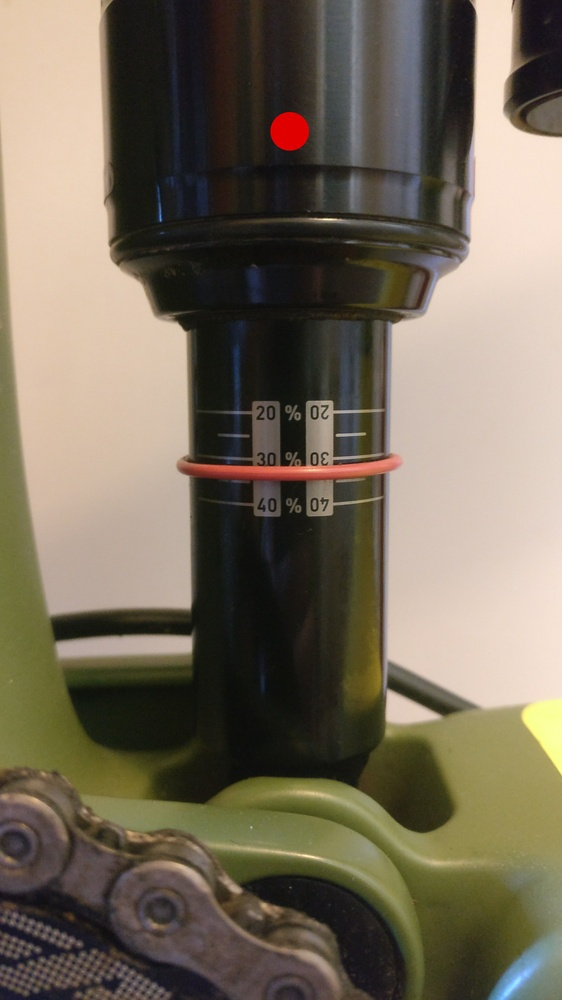
#> input picture program/test_image.jpg, 562 x 1000 px, shrunk from 2610 x 4640 before the run
$ python -i image_processor.py   (imports and definitions only)   (Python 2 division)
#> lines starting #> are read from the running program, lines starting #| are printed output that depends on the picture; after the words box and inside, x2 and y2 are one past the last pixel; in counts of white or black regions, pixels touching at a corner belong together
import cv2
import numpy
import sys
import utils
from sklearn.cluster import MiniBatchKMeans


# [7 lines left out: function show_image, not called in this run]


class ImageProcessor:
    REF_POINT_KNOWN_WIDTH = 9.5

    _image_path = None
    _edged_image = None
    _debug = False
    _ref_point = None
    _oring = None
    _colour = None

    def __init__(self, colour='red', debug=False):
        self._colour = colour
        self._debug = debug

    def _edge_detect(self):
        image = cv2.imread(self._image_path)
#> image is the input picture: shape (1000, 562, 3); mean B, G, R 90.7, 107.6, 117.7
        gray_scaled = cv2.cvtColor(image, cv2.COLOR_BGR2GRAY)
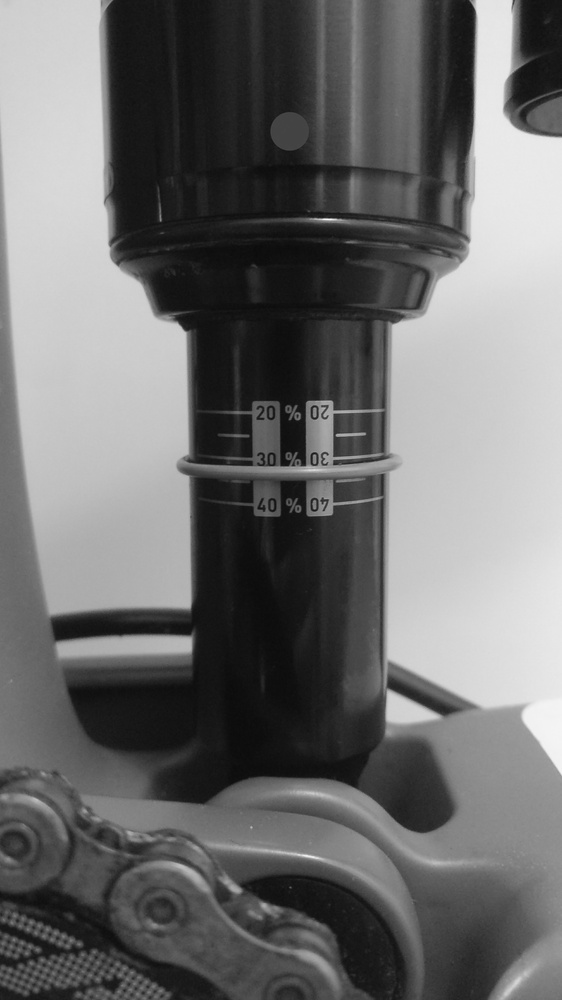
#> gray_scaled: shape (1000, 562); min 11, max 249, mean 108.7
        blurred = cv2.GaussianBlur(gray_scaled, (5, 5), 0)
        edged = cv2.Canny(blurred, 10, 90, apertureSize=3)
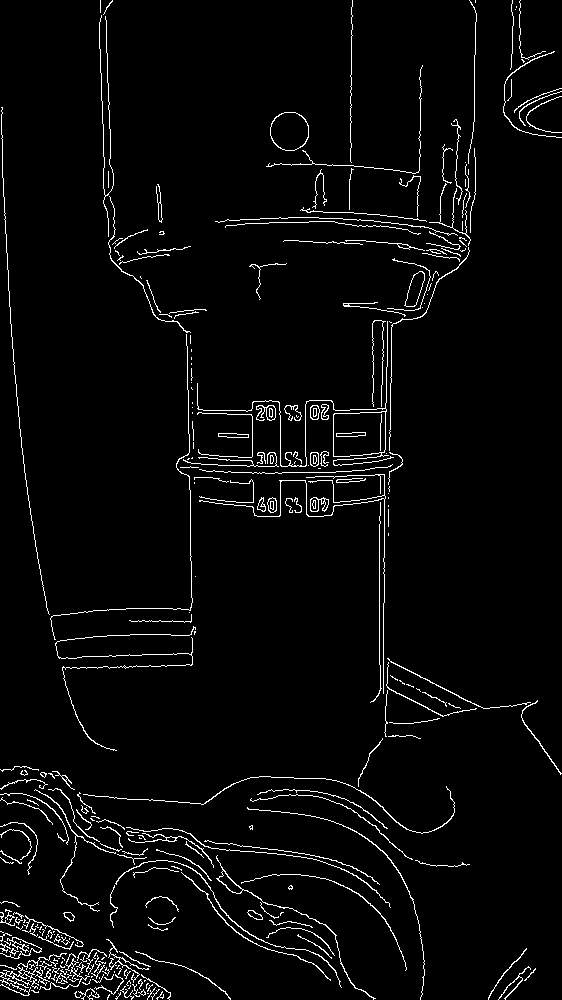
#> edged: shape (1000, 562); 3.4% white in thin lines or dots
        return edged

    def _quantify_colors(self):
        image = cv2.imread(self._image_path)
        (h, w) = image.shape[:2]
#> h = 1000; w = 562
        image = cv2.cvtColor(image, cv2.COLOR_BGR2LAB)
#> image: shape (1000, 562, 3); mean of channels 0, 1, 2 112.7, 129.1, 138.6
        image = image.reshape((image.shape[0] * image.shape[1], 3))
        clt = MiniBatchKMeans(n_clusters=8)
        labels = clt.fit_predict(image)
        quantified = clt.cluster_centers_.astype('uint8')[labels]
        quantified = quantified.reshape((h, w, 3))
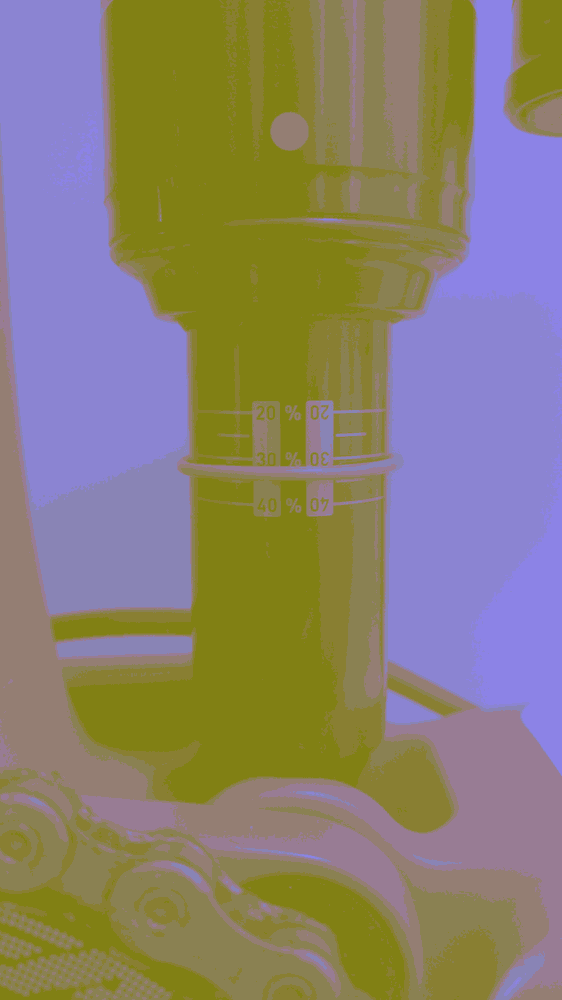
#> quantified: shape (1000, 562, 3); mean of channels 0, 1, 2 112.2, 128.7, 138.1; drawn as B, G, R
        return cv2.cvtColor(quantified, cv2.COLOR_LAB2BGR)
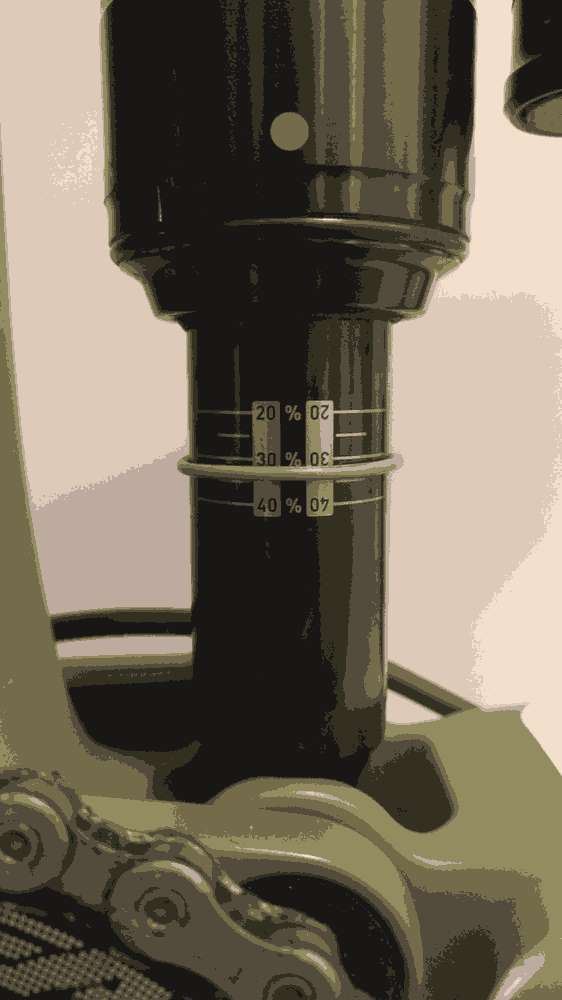
#> returned value: shape (1000, 562, 3); mean B, G, R 91.5, 107.8, 116.8

    def _find_red(self):
        image = self._quantify_colors()
        upper_bound = numpy.array([100, 100, 255])
        lower_bound = numpy.array([0, 0, 130])
        mask = cv2.inRange(image, lower_bound, upper_bound)
#> mask: shape (1000, 562); every value is 0
        marker = cv2.bitwise_and(image, image, mask=mask)
#> marker: shape (1000, 562, 3); every value is 0
        marker = cv2.cvtColor(marker, cv2.COLOR_BGR2GRAY)
        contours, _ = cv2.findContours(marker.copy(), cv2.RETR_EXTERNAL, cv2.CHAIN_APPROX_SIMPLE)
#> contours = []
        return sorted(contours, key=cv2.contourArea, reverse=True)[:2]

    def _find_ref(self):
        try:
            self._ref_point = self._find_red()[0]
        except (ValueError, IndexError):
            print 'Could not find reference point\n' \
                  'Is the the correct colour given and is one present in the image?\nIf ' \
                  'yes, please try again.'
#> (the run stopped early here; a loop or call above may not have finished)

$ run again, on program/100_fox.jpg
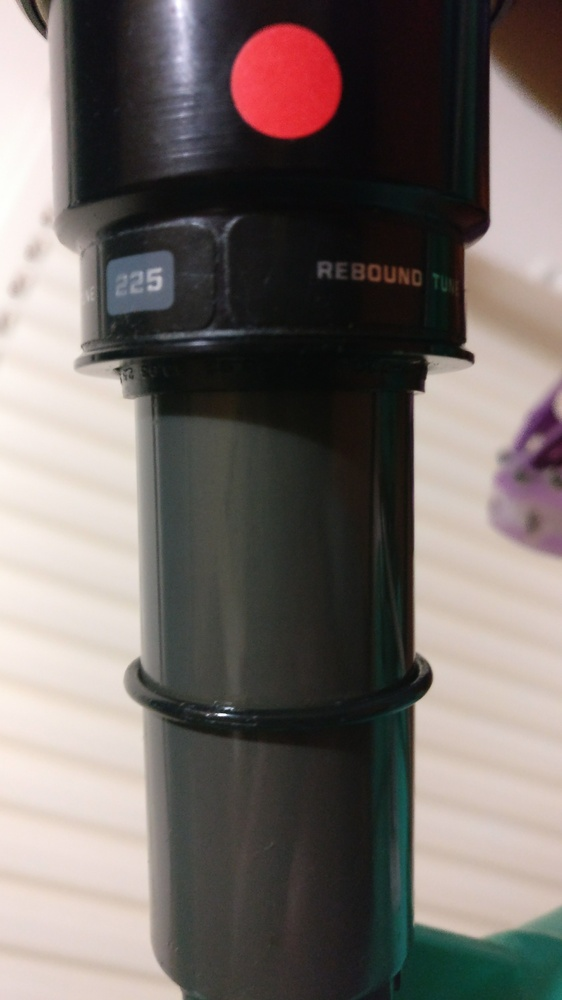
#> input picture program/100_fox.jpg, 562 x 1000 px, shrunk from 2610 x 4640 before the run
#> in _edge_detect, image is the input picture: shape (1000, 562, 3); mean B, G, R 103.6, 107.3, 115.5
#> in _edge_detect, `edged = cv2.Canny(blurred, 10, 90, apertureSize=3)`:
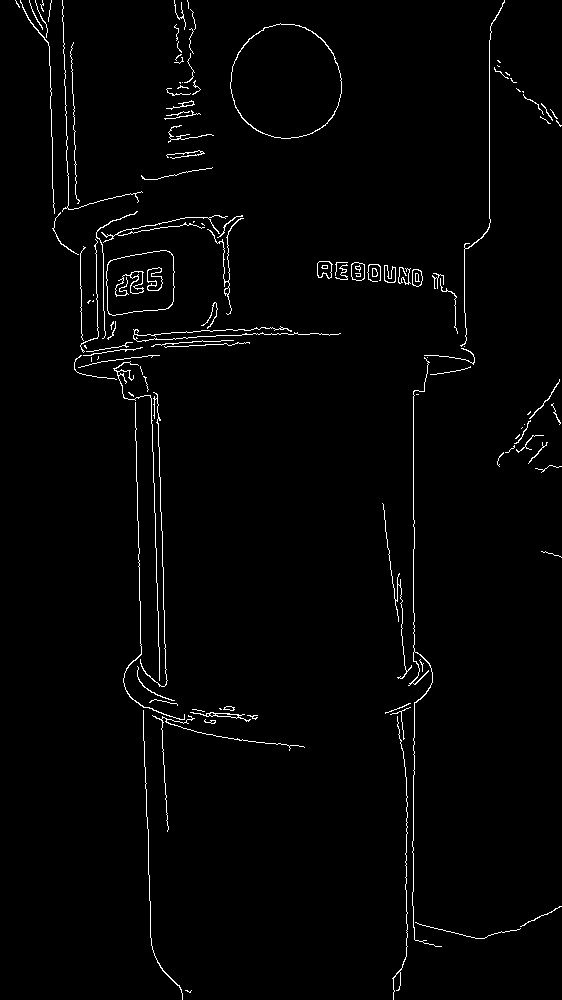
#> edged: shape (1000, 562); 1.8% white in thin lines or dots
#> image: shape (1000, 562, 3); mean of channels 0, 1, 2 112, 130.3, 131.4
#> mask: shape (1000, 562); 1.7% white; 1 white region, box (x1, y1, x2, y2) and area: (231, 25, 341, 138) 9777
#> contours = 1 contour; box (x1, y1, x2, y2) and area: (231, 25, 341, 138) 9618
#> self._ref_point = contour of 158 points, box (x1, y1, x2, y2) (231, 25, 341, 138), area 9618
#> in _quantify_colors (call 2), `return cv2.cvtColor(quantified, cv2.COLOR_LAB2BGR)`:
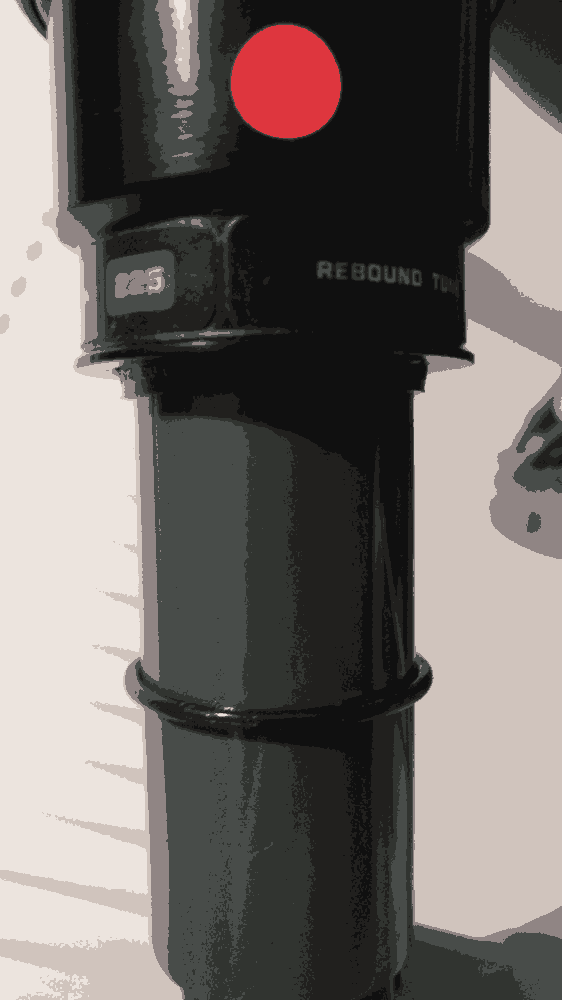
#> returned value: shape (1000, 562, 3); mean B, G, R 104.2, 107.6, 114.1
#> mask: shape (1000, 562); 1.7% white; 1 white region, box (x1, y1, x2, y2) and area: (231, 25, 341, 138) 9791
#> contours = 1 contour; box (x1, y1, x2, y2) and area: (231, 25, 341, 138) 9632
#> lines = 90 rows, first 6: [143, 710, 143, 738], [413, 891, 413, 853], [140, 627, 140, 643], [151, 407, 151, 423], [489, 218, 489, 40], [158, 618, 159, 674]
#> the loop in _get_measurement_px, `for x1, y1, x2, y2 in lines[0]:` made 1 pass
#> radius = 57.24
#> pixels_per_mm = 12.05
#> measurement_mm = -82.99

$ run again, on program/100_ref_close.jpg
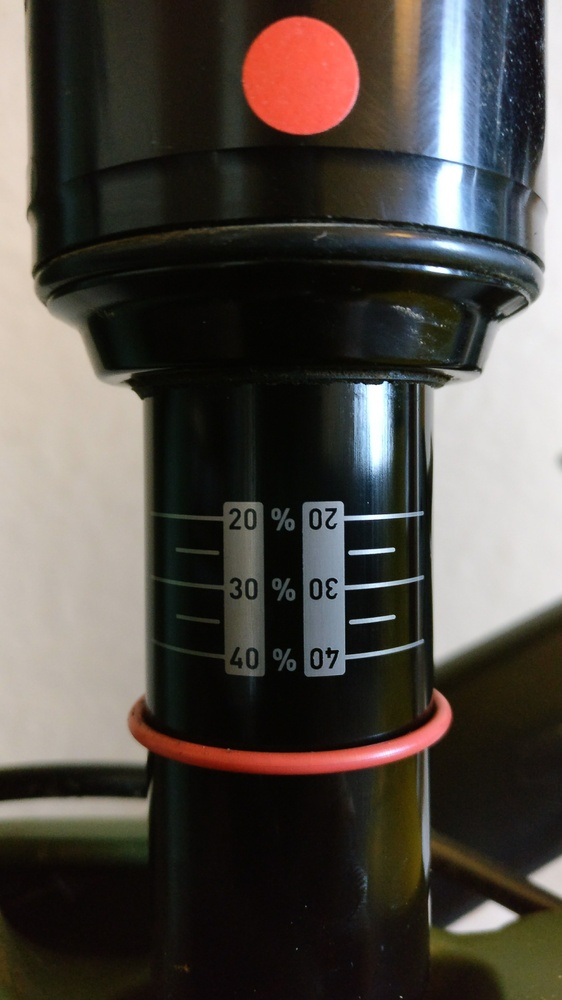
#> input picture program/100_ref_close.jpg, 562 x 1000 px, shrunk from 2610 x 4640 before the run
#> in _edge_detect, image is the input picture: shape (1000, 562, 3); mean B, G, R 68.8, 74.5, 79.8
#> in _edge_detect, `edged = cv2.Canny(blurred, 10, 90, apertureSize=3)`:
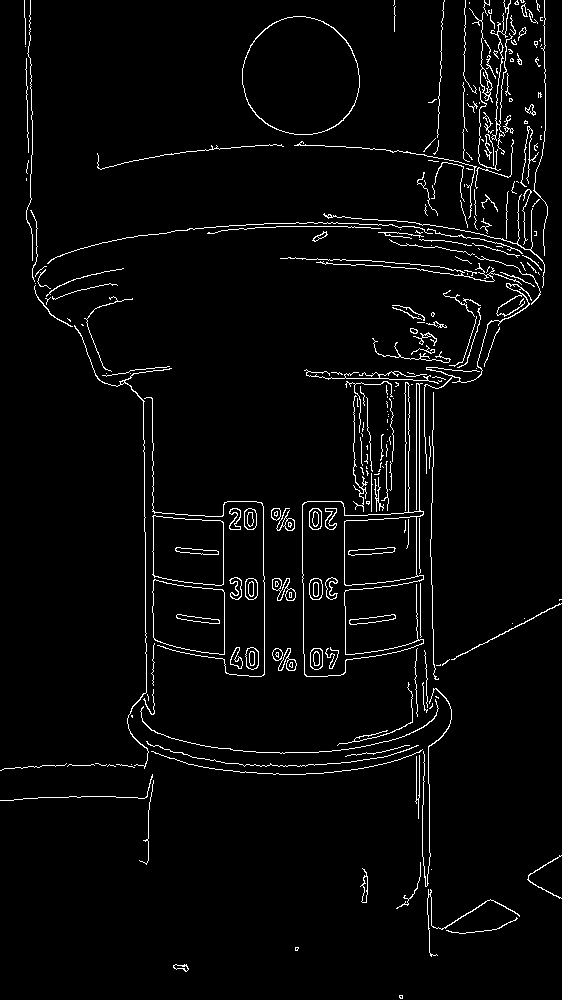
#> edged: shape (1000, 562); 3.3% white in thin lines or dots
#> image: shape (1000, 562, 3); mean of channels 0, 1, 2 77.2, 129.3, 132.3
#> mask: shape (1000, 562); 2.7% white; 8 white regions (5 under 20 px), largest, box (x1, y1, x2, y2) and area: (243, 17, 359, 134) 10657, (183, 696, 451, 772) 4257, (400, 0, 408, 12) 36
#> contours = 8 contours, 6 with area under 20; largest, box (x1, y1, x2, y2) and area: (243, 17, 359, 134) 10487, (183, 696, 451, 772) 4374
#> self._ref_point = contour of 178 points, box (x1, y1, x2, y2) (243, 17, 359, 134), area 10487
#> in _find_red (call 2), `mask = cv2.inRange(image, lower_bound, upper_bound)`:
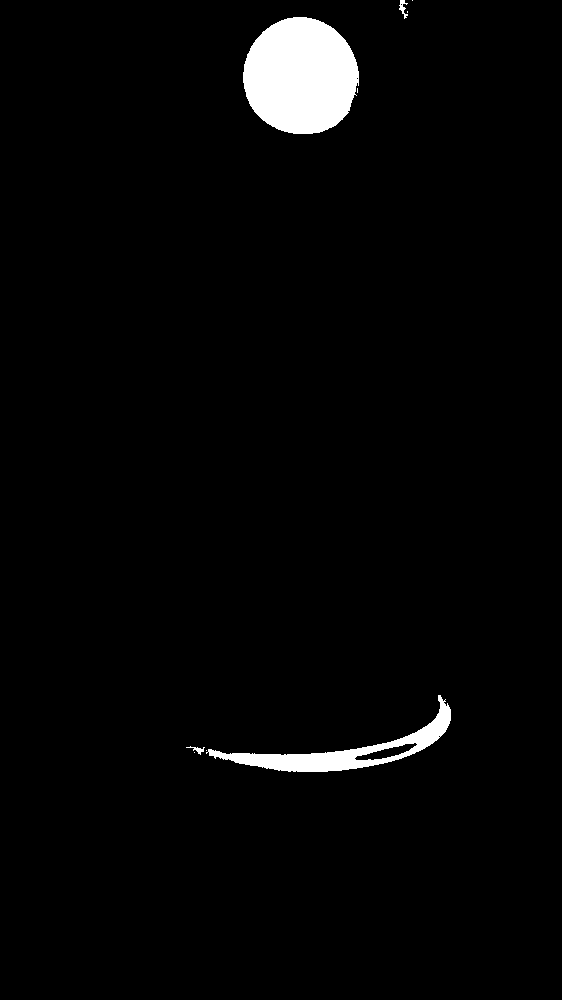
#> mask: shape (1000, 562); 2.6% white; 9 white regions (5 under 20 px), largest, box (x1, y1, x2, y2) and area: (243, 17, 359, 134) 10632, (206, 695, 451, 772) 3879, (399, 0, 408, 19) 75, (186, 746, 205, 755) 56
#> contours = 9 contours, 5 with area under 20; largest, box (x1, y1, x2, y2) and area: (243, 17, 359, 134) 10462, (206, 695, 451, 772) 4006, (399, 0, 408, 19) 48, (186, 746, 205, 755) 32
#> self._oring = contour of 244 points, box (x1, y1, x2, y2) (206, 695, 451, 772), area 4006
#> in _get_oring_height, `_, y, _, h = cv2.boundingRect(self._oring)`: y = 695; h = 77
#> y_limit = 772
#> lines = 135 rows, first 6: [416, 509, 416, 383], [419, 797, 419, 755], [431, 531, 431, 503], [441, 50, 441, 30], [153, 550, 153, 515], [429, 791, 429, 847]
#> the loop in _get_measurement_px, `for x1, y1, x2, y2 in lines[0]:` made 1 pass
#> measurement_px = -126
#> radius = 59.54
#> pixels_per_mm = 12.54
#> measurement_mm = -10.05
